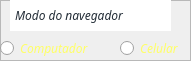
      <widget class="QFrame" name="frame_4">
       <property name="geometry">
        <rect>
         <x>30</x>
         <y>270</y>
         <width>191</width>
         <height>61</height>
        </rect>
       </property>
       <property name="frameShape">
        <enum>QFrame::StyledPanel</enum>
       </property>
       <property name="frameShadow">
        <enum>QFrame::Raised</enum>
       </property>
       <widget class="QLabel" name="label_5">
        <property name="geometry">
         <rect>
          <x>10</x>
          <y>0</y>
          <width>161</width>
          <height>31</height>
         </rect>
        </property>
        <property name="font">
         <font>
          <family>Cocogoose Pro</family>
          <pointsize>9</pointsize>
          <italic>true</italic>
         </font>
        </property>
        <property name="styleSheet">
         <string notr="true">color: rgb(35,45,55);
background-color: rgb(255, 255, 255);</string>
        </property>
        <property name="text">
         <string>Modo do navegador</string>
        </property>
        <property name="indent">
         <number>5</number>
        </property>
       </widget>
       <widget class="QRadioButton" name="radNavCelul">
        <property name="geometry">
         <rect>
          <x>120</x>
          <y>40</y>
          <width>71</width>
          <height>16</height>
         </rect>
        </property>
        <property name="font">
         <font>
          <family>Cocogoose Pro</family>
          <pointsize>9</pointsize>
          <italic>true</italic>
          <underline>false</underline>
          <stylestrategy>PreferDefault</stylestrategy>
         </font>
        </property>
        <property name="layoutDirection">
         <enum>Qt::LeftToRight</enum>
        </property>
        <property name="autoFillBackground">
         <bool>false</bool>
        </property>
        <property name="styleSheet">
         <string notr="true">color: rgb(255, 255, 100);</string>
        </property>
        <property name="text">
         <string>Celular</string>
        </property>
       </widget>
       <widget class="QRadioButton" name="radNavComput">
        <property name="geometry">
         <rect>
          <x>0</x>
          <y>40</y>
          <width>111</width>
          <height>16</height>
         </rect>
        </property>
        <property name="font">
         <font>
          <family>Cocogoose Pro</family>
          <pointsize>9</pointsize>
          <italic>true</italic>
          <underline>false</underline>
          <stylestrategy>PreferDefault</stylestrategy>
         </font>
        </property>
        <property name="layoutDirection">
         <enum>Qt::LeftToRight</enum>
        </property>
        <property name="autoFillBackground">
         <bool>false</bool>
        </property>
        <property name="styleSheet">
         <string notr="true">color: rgb(255, 255, 100);</string>
        </property>
        <property name="text">
         <string>Computador</string>
        </property>
       </widget>
      </widget>
